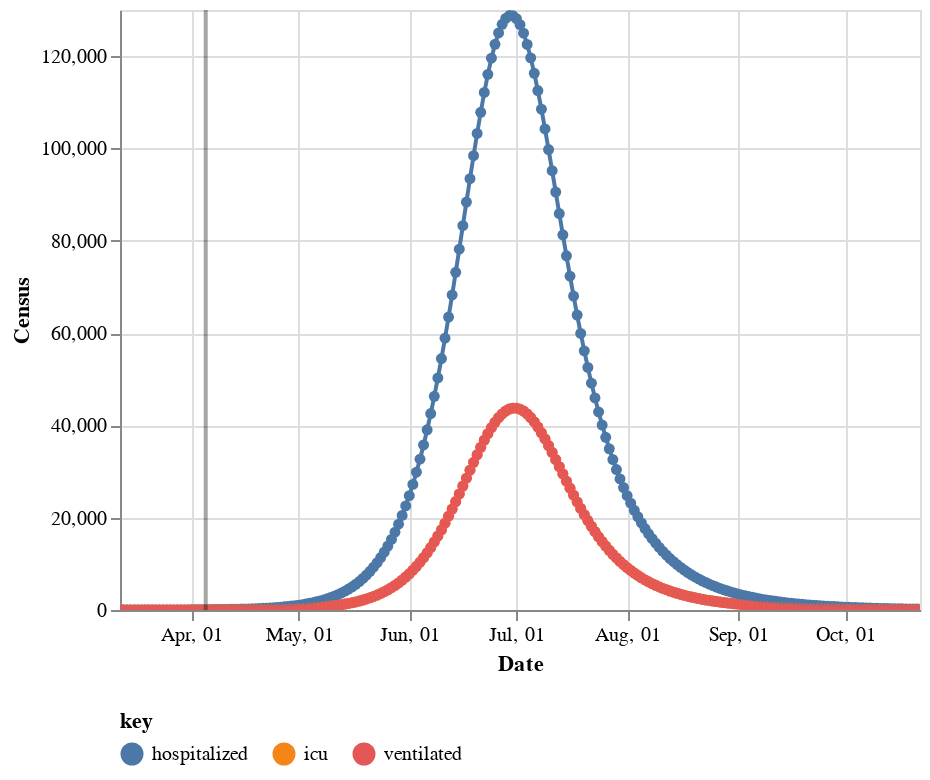

Notebook code cell kept with this figure:
### Code cell
# Graphique cumulatif

census_chart = build_census_chart(alt=alt, census_floor_df=m.census_floor_df, max_y_axis=p.max_y_axis)
census_chart

### Figure 1 — Vega-Lite specification as saved in the notebook (floating-point values rounded to 4 significant figures; data arrays with more than 128 entries replaced by an {"elided": "..."} marker saying what was removed)
{"config": {"view": {"continuousWidth": 400, "continuousHeight": 300}, "legend": {"orient": "bottom"}}, "layer": [{"mark": {"type": "line", "point": true}, "encoding": {"color": {"type": "nominal", "field": "key"}, "tooltip": [{"type": "temporal", "field": "date"}, {"type": "quantitative", "field": "value", "format": ".0f", "title": "Census"}, {"type": "nominal", "field": "key"}], "x": {"type": "temporal", "axis": {"format": "%b, %d"}, "field": "date", "title": "Date"}, "y": {"type": "quantitative", "field": "value", "scale": {}, "title": "Census"}}, "selection": {"selector016": {"type": "interval", "bind": "scales", "encodings": ["x", "y"]}}, "transform": [{"fold": ["hospitalized", "icu", "ventilated"]}]}, {"mark": {"type": "rule", "color": "black", "opacity": 0.35, "size": 2}, "encoding": {"x": {"type": "temporal", "axis": {"format": "%b, %d"}, "field": "date", "title": "Date"}}, "transform": [{"filter": "(datum.day === 0)"}]}], "data": {"name": "data-ab48793321a80163734cb0f2336f615a"}, "$schema": "https://vega.github.io/schema/vega-lite/v4.8.1.json", "datasets": {"data-ab48793321a80163734cb0f2336f615a": {"elided": "225 records"}}}
